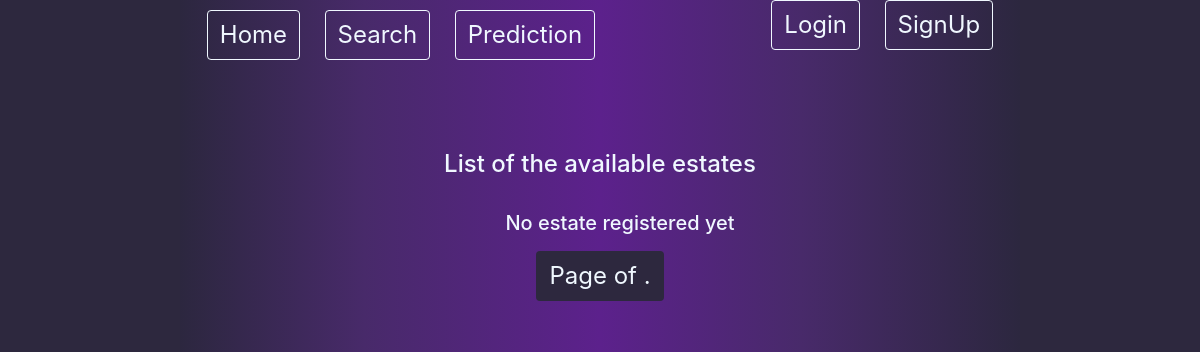
The app's page /, older data.
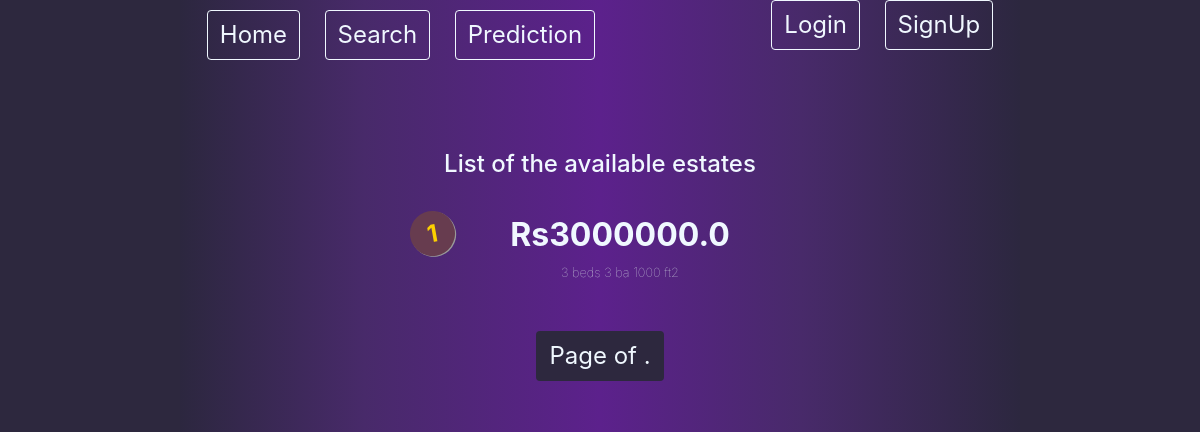
The same page, newer data.
### BrokerUI/models.py (models this page shows, shortened)
class Estate(models.Model):
    choices_furnished = [('yes','yes'),('no','no'),('semi','semi')]
    choices_construction = [('under_construction','under_construction'),('launched','launched'),('ready_to_move','ready to move')]
    type_choices=[('apartments','apartments'),('sale-floors','sale-floors'),('houses','houses')]
    broker = models.ForeignKey(Profile,on_delete=models.CASCADE)
    lat = models.FloatField()
    lon = models.FloatField()
    price = models.FloatField()
    bedroom = models.PositiveIntegerField()
    bathroom = models.PositiveIntegerField()
    carpetarea = models.IntegerField()
    builtuparea = models.IntegerField()
    project = models.CharField(max_length=400,default='can\'t say')
    furnished= models.CharField(max_length=10,choices=choices_furnished,default='can\'t say')
    construction_status = models.CharField(max_length=50,choices=choices_construction,default='can\'t say')
    sublocality = models.CharField(max_length=100,default='can\'t say')
    type=models.CharField(max_length=100,default='can\'t say', choices = type_choices)

### BrokerUI/views.py (the view)
# urls.py: path('',views.EstateListView.as_view(),name='home'),
class EstateListView(ListView):
    model = Estate

### BrokerUI/templates/BrokerUI/estate_list.html (shortened to what this page needs)
{% load static %}
<!DOCTYPE html>
<html lang="en">
<head>
    <link rel="stylesheet" href="https://stackpath.bootstrapcdn.com/bootstrap/4.5.0/css/bootstrap.min.css">
    <link rel="stylesheet" type="text/css" href="{% static 'BrokerUI/style.css' %}">
</head>
<body>
<div class='middle-container bg'>
        <nav class="nav-bg height">
            <div class='top-left'>
                <a href="{% url 'home' %}" >
                    <button class="btn btn-outline top-margin bigger-font" type="button">Home</button>
                </a>
                <a href="{% url 'query' %}" >
                    <button class="btn btn-outline top-margin bigger-font" type="button">Search</button>
                </a>
                <a href="{% url 'predform' %}" >
                    <button class="btn btn-outline top-margin bigger-font" type="button">Prediction</button>
                </a>
            </div>
            <div class='top-right' style="float:right;">
                {% if user.is_authenticated%}
                    <h3 class="float-right font-color">Welcome {{user.first_name}}</h3>
                    <h5 right-align> <a href="{% url 'logout' %}">Logout</a></h5>
                {% else %}
                    <a href="{% url 'login' %}">
                        <button class="btn btn-outline bigger-font" type="button">Login</button>
                    </a>
                    <a href="{% url 'new_user' %}">
                        <button class="btn btn-outline bigger-font right-align" type="button">SignUp</button>
                    </a>
                {% endif%}
            </div>
        </nav>
    <div class='empty'></div>
    {% block content%}
        <div class='estate bg'>
            <h4 class='font-color'>List of the available estates</h4></br>
            <ol class='centre-align' type="1">
            {% for e in estate_list%}
            <li><a class='li-a' href="{% url 'estate_detail' pk=e.pk%}"><span class='price'>Rs{{e.price}}</span>  </a>
            </br><span class='li-item'>{{e.bedroom}} beds    {{e.bathroom}} ba    {{e.carpetarea}} ft2</span>
            </li>
            {% empty%}
                <h5 class='font-color'>No estate registered yet</h5>
            {% endfor %}
            </ol>
            <div class="pagination centre-align">
                <span class="step-links centre-align">
                    <span class="btn btn-page bigger-font">
                        Page {{ page_obj.number }} of {{ page_obj.paginator.num_pages }}.
                    </span>
                </span>
            </div>
        </div>
    {% endblock %}
</div>
</body>
</html>

Row changes from the older to the newer data that the page shows:
added Estate: price "3000000.0", bedroom "3", bathroom "3", carpetarea "1000"
Text that changed along with them:
text no longer shown: "No estate registered yet"
